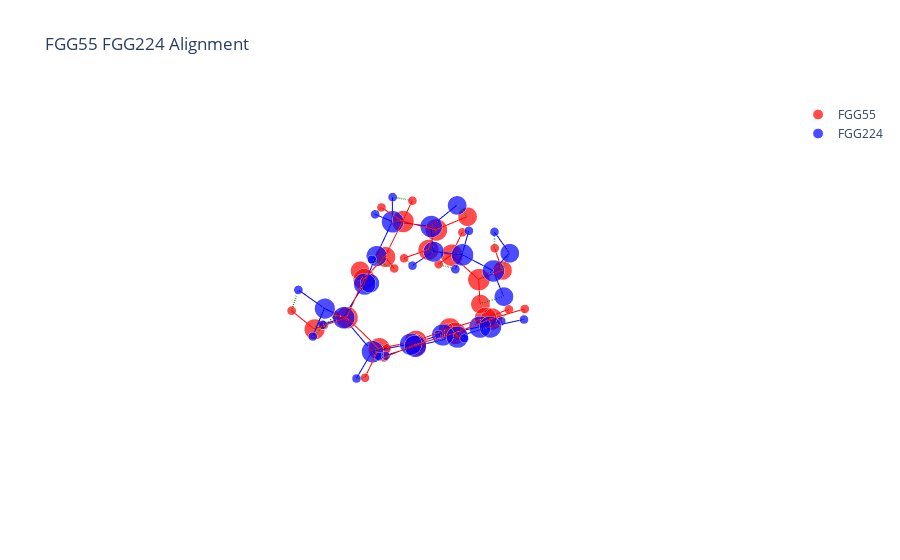

Write notebook code for a chart like this one.
### Code cell
molA = next(pybel.readfile("xyz", "../Data/FGG-Tripeptide/252_FGG55.xyz"))
molB = next(pybel.readfile("xyz", "../Data/FGG-Tripeptide/258_FGG224.xyz"))
X_A, T_A, B_A = otm.tl.process_molecule(molA) 
X_B, T_B, B_B = otm.tl.process_molecule(molB)
assignment = otmol_name_res['assignment'][5]
P = otm.tl.permutation_to_matrix(assignment)
X_B_aligned, _, _ = otm.tl.kabsch(X_A, X_B, P) 
print(otm.tl.root_mean_square_deviation(X_A, X_B_aligned[assignment]))
otm.pl.interactive_alignment_plot(X_A, X_B_aligned, T_A, T_B, B_A, B_B, assignment = assignment, nameA = 'FGG55', nameB = 'FGG224', save = False)

### Figure 1 — Plotly figure (JSON) as saved in the notebook; plotly's stock layout.template omitted (floating-point values rounded to 4 significant figures)
{"data": [{"marker": {"color": "red", "size": [13.2, 15.2, 13.2, 6.2, 15.2, 6.2, 6.2, 14.2, 6.2, 15.2, 13.2, 15.2, 6.2, 6.2, 14.2, 6.2, 15.2, 13.2, 15.2, 14.2, 6.2, 6.2, 6.2, 15.2, 6.2, 6.2, 15.2, 15.2, 6.2, 15.2, 6.2, 15.2, 6.2, 15.2, 6.2, 15.2, 6.2], "symbol": "circle"}, "mode": "markers", "name": "FGG55", "type": "scatter3d", "x": [-3.065, -3.029, -3.155, -2.99, -2.846, -2.855, -3.677, -1.595, -0.848, -1.402, -2.229, -0.085, -0.04, -0.075, 1.09, 1.478, 1.524, 0.952, 2.756, 3.482, 2.807, 3.863, 3.429, 2.321, 3.22, 1.634, 1.675, 2.433, 3.5, 1.834, 2.435, 0.465, -0.003, -0.297, -1.357, 0.307, -0.292], "y": [0.117, -0.032, 0.992, 0.658, -1.396, -2.147, -1.574, -1.507, -2.111, -0.89, -0.122, -1.219, -2.292, -0.686, -0.845, 0.078, -1.574, -2.605, -1.048, -2.091, -2.631, -2.746, -0.586, 0.033, 0.33, -0.418, 1.208, 2.027, 1.859, 3.059, 3.683, 3.291, 4.091, 2.499, 2.673, 1.462, 0.849], "z": [-2.327, -1.129, -0.274, 0.642, -0.469, -1.251, 0.217, 0.261, -0.072, 1.437, 1.947, 2.128, 2.315, 3.073, 1.364, 1.493, 0.311, -0.059, -0.42, -1.123, -1.655, -0.45, 0.305, -1.427, -1.968, -2.147, -0.752, 0.094, 0.183, 0.815, 1.463, 0.69, 1.247, -0.168, -0.283, -0.879, -1.543]}, {"marker": {"color": "blue", "size": [13.2, 15.2, 13.2, 6.2, 15.2, 6.2, 6.2, 14.2, 6.2, 15.2, 13.2, 15.2, 6.2, 6.2, 14.2, 6.2, 15.2, 13.2, 15.2, 14.2, 6.2, 6.2, 6.2, 15.2, 6.2, 6.2, 15.2, 15.2, 6.2, 15.2, 6.2, 15.2, 6.2, 15.2, 6.2, 15.2, 6.2], "symbol": "circle"}, "mode": "markers", "name": "FGG224", "type": "scatter3d", "x": [-3.351, -3.181, -3.13, -2.903, -3.02, -3.8, -3.14, -1.723, -1.046, -1.403, -2.131, -0.08682, 0.04186, -0.1697, 1.08, 1.747, 1.387, 0.6425, 2.727, 3.604, 3.954, 4.416, 3.113, 2.494, 1.948, 3.472, 1.737, 0.3841, -0.1034, -0.3386, -1.376, 0.2841, -0.277, 1.632, 2.125, 2.353, 3.404], "y": [1.059, 0.5414, 1.251, 0.6425, -0.9646, -1.327, -1.424, -1.347, -1.847, -1.157, -0.5574, -1.782, -1.541, -2.864, -1.332, -0.6964, -1.769, -2.488, -1.3, -0.8926, -1.712, -0.4154, -2.139, -0.1276, -0.5187, 0.2015, 1.024, 1.21, 0.5359, 2.265, 2.406, 3.14, 3.955, 2.97, 3.656, 1.924, 1.812], "z": [-1.593, -0.5127, 0.6174, 1.363, -0.3401, 0.3321, -1.314, 0.1898, -0.386, 1.476, 2.281, 1.918, 2.967, 1.805, 1.188, 1.606, -0.04454, -0.7224, -0.5811, 0.5147, 0.9996, 0.1406, -1.167, -1.551, -2.41, -1.911, -0.9519, -1.258, -1.952, -0.7027, -0.9692, 0.1853, 0.6209, 0.4956, 1.171, -0.07535, 0.1585]}, {"line": {"color": "red", "width": 2}, "mode": "lines", "showlegend": false, "type": "scatter3d", "x": [-3.065, -3.029], "y": [0.117, -0.032], "z": [-2.327, -1.129]}, {"line": {"color": "red", "width": 2}, "mode": "lines", "showlegend": false, "type": "scatter3d", "x": [-3.029, -3.155], "y": [-0.032, 0.992], "z": [-1.129, -0.274]}, {"line": {"color": "red", "width": 2}, "mode": "lines", "showlegend": false, "type": "scatter3d", "x": [-3.029, -2.846], "y": [-0.032, -1.396], "z": [-1.129, -0.469]}, {"line": {"color": "red", "width": 2}, "mode": "lines", "showlegend": false, "type": "scatter3d", "x": [-3.155, -2.99], "y": [0.992, 0.658], "z": [-0.274, 0.642]}, {"line": {"color": "red", "width": 2}, "mode": "lines", "showlegend": false, "type": "scatter3d", "x": [-2.846, -2.855], "y": [-1.396, -2.147], "z": [-0.469, -1.251]}, {"line": {"color": "red", "width": 2}, "mode": "lines", "showlegend": false, "type": "scatter3d", "x": [-2.846, -3.677], "y": [-1.396, -1.574], "z": [-0.469, 0.217]}, {"line": {"color": "red", "width": 2}, "mode": "lines", "showlegend": false, "type": "scatter3d", "x": [-2.846, -1.595], "y": [-1.396, -1.507], "z": [-0.469, 0.261]}, {"line": {"color": "red", "width": 2}, "mode": "lines", "showlegend": false, "type": "scatter3d", "x": [-1.595, -0.848], "y": [-1.507, -2.111], "z": [0.261, -0.072]}, {"line": {"color": "red", "width": 2}, "mode": "lines", "showlegend": false, "type": "scatter3d", "x": [-1.595, -1.402], "y": [-1.507, -0.89], "z": [0.261, 1.437]}, {"line": {"color": "red", "width": 2}, "mode": "lines", "showlegend": false, "type": "scatter3d", "x": [-1.402, -2.229], "y": [-0.89, -0.122], "z": [1.437, 1.947]}, {"line": {"color": "red", "width": 2}, "mode": "lines", "showlegend": false, "type": "scatter3d", "x": [-1.402, -0.085], "y": [-0.89, -1.219], "z": [1.437, 2.128]}, {"line": {"color": "red", "width": 2}, "mode": "lines", "showlegend": false, "type": "scatter3d", "x": [-0.085, -0.04], "y": [-1.219, -2.292], "z": [2.128, 2.315]}, {"line": {"color": "red", "width": 2}, "mode": "lines", "showlegend": false, "type": "scatter3d", "x": [-0.085, -0.075], "y": [-1.219, -0.686], "z": [2.128, 3.073]}, {"line": {"color": "red", "width": 2}, "mode": "lines", "showlegend": false, "type": "scatter3d", "x": [-0.085, 1.09], "y": [-1.219, -0.845], "z": [2.128, 1.364]}, {"line": {"color": "red", "width": 2}, "mode": "lines", "showlegend": false, "type": "scatter3d", "x": [1.09, 1.478], "y": [-0.845, 0.078], "z": [1.364, 1.493]}, {"line": {"color": "red", "width": 2}, "mode": "lines", "showlegend": false, "type": "scatter3d", "x": [1.09, 1.524], "y": [-0.845, -1.574], "z": [1.364, 0.311]}, {"line": {"color": "red", "width": 2}, "mode": "lines", "showlegend": false, "type": "scatter3d", "x": [1.524, 0.952], "y": [-1.574, -2.605], "z": [0.311, -0.059]}, {"line": {"color": "red", "width": 2}, "mode": "lines", "showlegend": false, "type": "scatter3d", "x": [1.524, 2.756], "y": [-1.574, -1.048], "z": [0.311, -0.42]}, {"line": {"color": "red", "width": 2}, "mode": "lines", "showlegend": false, "type": "scatter3d", "x": [2.756, 3.482], "y": [-1.048, -2.091], "z": [-0.42, -1.123]}, {"line": {"color": "red", "width": 2}, "mode": "lines", "showlegend": false, "type": "scatter3d", "x": [2.756, 3.429], "y": [-1.048, -0.586], "z": [-0.42, 0.305]}, {"line": {"color": "red", "width": 2}, "mode": "lines", "showlegend": false, "type": "scatter3d", "x": [2.756, 2.321], "y": [-1.048, 0.033], "z": [-0.42, -1.427]}, {"line": {"color": "red", "width": 2}, "mode": "lines", "showlegend": false, "type": "scatter3d", "x": [3.482, 2.807], "y": [-2.091, -2.631], "z": [-1.123, -1.655]}, {"line": {"color": "red", "width": 2}, "mode": "lines", "showlegend": false, "type": "scatter3d", "x": [3.482, 3.863], "y": [-2.091, -2.746], "z": [-1.123, -0.45]}, {"line": {"color": "red", "width": 2}, "mode": "lines", "showlegend": false, "type": "scatter3d", "x": [2.321, 3.22], "y": [0.033, 0.33], "z": [-1.427, -1.968]}, {"line": {"color": "red", "width": 2}, "mode": "lines", "showlegend": false, "type": "scatter3d", "x": [2.321, 1.634], "y": [0.033, -0.418], "z": [-1.427, -2.147]}, {"line": {"color": "red", "width": 2}, "mode": "lines", "showlegend": false, "type": "scatter3d", "x": [2.321, 1.675], "y": [0.033, 1.208], "z": [-1.427, -0.752]}, {"line": {"color": "red", "width": 2}, "mode": "lines", "showlegend": false, "type": "scatter3d", "x": [1.675, 2.433], "y": [1.208, 2.027], "z": [-0.752, 0.094]}, {"line": {"color": "red", "width": 2}, "mode": "lines", "showlegend": false, "type": "scatter3d", "x": [1.675, 0.307], "y": [1.208, 1.462], "z": [-0.752, -0.879]}, {"line": {"color": "red", "width": 2}, "mode": "lines", "showlegend": false, "type": "scatter3d", "x": [2.433, 3.5], "y": [2.027, 1.859], "z": [0.094, 0.183]}, {"line": {"color": "red", "width": 2}, "mode": "lines", "showlegend": false, "type": "scatter3d", "x": [2.433, 1.834], "y": [2.027, 3.059], "z": [0.094, 0.815]}, {"line": {"color": "red", "width": 2}, "mode": "lines", "showlegend": false, "type": "scatter3d", "x": [1.834, 2.435], "y": [3.059, 3.683], "z": [0.815, 1.463]}, {"line": {"color": "red", "width": 2}, "mode": "lines", "showlegend": false, "type": "scatter3d", "x": [1.834, 0.465], "y": [3.059, 3.291], "z": [0.815, 0.69]}, {"line": {"color": "red", "width": 2}, "mode": "lines", "showlegend": false, "type": "scatter3d", "x": [0.465, -0.003], "y": [3.291, 4.091], "z": [0.69, 1.247]}, {"line": {"color": "red", "width": 2}, "mode": "lines", "showlegend": false, "type": "scatter3d", "x": [0.465, -0.297], "y": [3.291, 2.499], "z": [0.69, -0.168]}, {"line": {"color": "red", "width": 2}, "mode": "lines", "showlegend": false, "type": "scatter3d", "x": [-0.297, -1.357], "y": [2.499, 2.673], "z": [-0.168, -0.283]}, {"line": {"color": "red", "width": 2}, "mode": "lines", "showlegend": false, "type": "scatter3d", "x": [-0.297, 0.307], "y": [2.499, 1.462], "z": [-0.168, -0.879]}, {"line": {"color": "red", "width": 2}, "mode": "lines", "showlegend": false, "type": "scatter3d", "x": [0.307, -0.292], "y": [1.462, 0.849], "z": [-0.879, -1.543]}, {"line": {"color": "blue", "width": 2}, "mode": "lines", "showlegend": false, "type": "scatter3d", "x": [-3.351, -3.181], "y": [1.059, 0.5414], "z": [-1.593, -0.5127]}, {"line": {"color": "blue", "width": 2}, "mode": "lines", "showlegend": false, "type": "scatter3d", "x": [-3.181, -3.13], "y": [0.5414, 1.251], "z": [-0.5127, 0.6174]}, {"line": {"color": "blue", "width": 2}, "mode": "lines", "showlegend": false, "type": "scatter3d", "x": [-3.181, -3.02], "y": [0.5414, -0.9646], "z": [-0.5127, -0.3401]}, {"line": {"color": "blue", "width": 2}, "mode": "lines", "showlegend": false, "type": "scatter3d", "x": [-3.13, -2.903], "y": [1.251, 0.6425], "z": [0.6174, 1.363]}, {"line": {"color": "blue", "width": 2}, "mode": "lines", "showlegend": false, "type": "scatter3d", "x": [-3.02, -3.8], "y": [-0.9646, -1.327], "z": [-0.3401, 0.3321]}, {"line": {"color": "blue", "width": 2}, "mode": "lines", "showlegend": false, "type": "scatter3d", "x": [-3.02, -3.14], "y": [-0.9646, -1.424], "z": [-0.3401, -1.314]}, {"line": {"color": "blue", "width": 2}, "mode": "lines", "showlegend": false, "type": "scatter3d", "x": [-3.02, -1.723], "y": [-0.9646, -1.347], "z": [-0.3401, 0.1898]}, {"line": {"color": "blue", "width": 2}, "mode": "lines", "showlegend": false, "type": "scatter3d", "x": [-1.723, -1.046], "y": [-1.347, -1.847], "z": [0.1898, -0.386]}, {"line": {"color": "blue", "width": 2}, "mode": "lines", "showlegend": false, "type": "scatter3d", "x": [-1.723, -1.403], "y": [-1.347, -1.157], "z": [0.1898, 1.476]}, {"line": {"color": "blue", "width": 2}, "mode": "lines", "showlegend": false, "type": "scatter3d", "x": [-1.403, -2.131], "y": [-1.157, -0.5574], "z": [1.476, 2.281]}, {"line": {"color": "blue", "width": 2}, "mode": "lines", "showlegend": false, "type": "scatter3d", "x": [-1.403, -0.08682], "y": [-1.157, -1.782], "z": [1.476, 1.918]}, {"line": {"color": "blue", "width": 2}, "mode": "lines", "showlegend": false, "type": "scatter3d", "x": [-0.08682, 0.04186], "y": [-1.782, -1.541], "z": [1.918, 2.967]}, {"line": {"color": "blue", "width": 2}, "mode": "lines", "showlegend": false, "type": "scatter3d", "x": [-0.08682, -0.1697], "y": [-1.782, -2.864], "z": [1.918, 1.805]}, {"line": {"color": "blue", "width": 2}, "mode": "lines", "showlegend": false, "type": "scatter3d", "x": [-0.08682, 1.08], "y": [-1.782, -1.332], "z": [1.918, 1.188]}, {"line": {"color": "blue", "width": 2}, "mode": "lines", "showlegend": false, "type": "scatter3d", "x": [1.08, 1.747], "y": [-1.332, -0.6964], "z": [1.188, 1.606]}, {"line": {"color": "blue", "width": 2}, "mode": "lines", "showlegend": false, "type": "scatter3d", "x": [1.08, 1.387], "y": [-1.332, -1.769], "z": [1.188, -0.04454]}, {"line": {"color": "blue", "width": 2}, "mode": "lines", "showlegend": false, "type": "scatter3d", "x": [1.387, 0.6425], "y": [-1.769, -2.488], "z": [-0.04454, -0.7224]}, {"line": {"color": "blue", "width": 2}, "mode": "lines", "showlegend": false, "type": "scatter3d", "x": [1.387, 2.727], "y": [-1.769, -1.3], "z": [-0.04454, -0.5811]}, {"line": {"color": "blue", "width": 2}, "mode": "lines", "showlegend": false, "type": "scatter3d", "x": [2.727, 3.604], "y": [-1.3, -0.8926], "z": [-0.5811, 0.5147]}, {"line": {"color": "blue", "width": 2}, "mode": "lines", "showlegend": false, "type": "scatter3d", "x": [2.727, 3.113], "y": [-1.3, -2.139], "z": [-0.5811, -1.167]}, {"line": {"color": "blue", "width": 2}, "mode": "lines", "showlegend": false, "type": "scatter3d", "x": [2.727, 2.494], "y": [-1.3, -0.1276], "z": [-0.5811, -1.551]}, {"line": {"color": "blue", "width": 2}, "mode": "lines", "showlegend": false, "type": "scatter3d", "x": [3.604, 3.954], "y": [-0.8926, -1.712], "z": [0.5147, 0.9996]}, {"line": {"color": "blue", "width": 2}, "mode": "lines", "showlegend": false, "type": "scatter3d", "x": [3.604, 4.416], "y": [-0.8926, -0.4154], "z": [0.5147, 0.1406]}, {"line": {"color": "blue", "width": 2}, "mode": "lines", "showlegend": false, "type": "scatter3d", "x": [2.494, 1.948], "y": [-0.1276, -0.5187], "z": [-1.551, -2.41]}, {"line": {"color": "blue", "width": 2}, "mode": "lines", "showlegend": false, "type": "scatter3d", "x": [2.494, 3.472], "y": [-0.1276, 0.2015], "z": [-1.551, -1.911]}, {"line": {"color": "blue", "width": 2}, "mode": "lines", "showlegend": false, "type": "scatter3d", "x": [2.494, 1.737], "y": [-0.1276, 1.024], "z": [-1.551, -0.9519]}, {"line": {"color": "blue", "width": 2}, "mode": "lines", "showlegend": false, "type": "scatter3d", "x": [1.737, 0.3841], "y": [1.024, 1.21], "z": [-0.9519, -1.258]}, {"line": {"color": "blue", "width": 2}, "mode": "lines", "showlegend": false, "type": "scatter3d", "x": [1.737, 2.353], "y": [1.024, 1.924], "z": [-0.9519, -0.07535]}, {"line": {"color": "blue", "width": 2}, "mode": "lines", "showlegend": false, "type": "scatter3d", "x": [0.3841, -0.1034], "y": [1.21, 0.5359], "z": [-1.258, -1.952]}, {"line": {"color": "blue", "width": 2}, "mode": "lines", "showlegend": false, "type": "scatter3d", "x": [0.3841, -0.3386], "y": [1.21, 2.265], "z": [-1.258, -0.7027]}, {"line": {"color": "blue", "width": 2}, "mode": "lines", "showlegend": false, "type": "scatter3d", "x": [-0.3386, -1.376], "y": [2.265, 2.406], "z": [-0.7027, -0.9692]}, {"line": {"color": "blue", "width": 2}, "mode": "lines", "showlegend": false, "type": "scatter3d", "x": [-0.3386, 0.2841], "y": [2.265, 3.14], "z": [-0.7027, 0.1853]}, {"line": {"color": "blue", "width": 2}, "mode": "lines", "showlegend": false, "type": "scatter3d", "x": [0.2841, -0.277], "y": [3.14, 3.955], "z": [0.1853, 0.6209]}, {"line": {"color": "blue", "width": 2}, "mode": "lines", "showlegend": false, "type": "scatter3d", "x": [0.2841, 1.632], "y": [3.14, 2.97], "z": [0.1853, 0.4956]}, {"line": {"color": "blue", "width": 2}, "mode": "lines", "showlegend": false, "type": "scatter3d", "x": [1.632, 2.125], "y": [2.97, 3.656], "z": [0.4956, 1.171]}, {"line": {"color": "blue", "width": 2}, "mode": "lines", "showlegend": false, "type": "scatter3d", "x": [1.632, 2.353], "y": [2.97, 1.924], "z": [0.4956, -0.07535]}, {"line": {"color": "blue", "width": 2}, "mode": "lines", "showlegend": false, "type": "scatter3d", "x": [2.353, 3.404], "y": [1.924, 1.812], "z": [-0.07535, 0.1585]}, {"line": {"color": "green", "dash": "longdash", "width": 3}, "mode": "lines", "showlegend": false, "type": "scatter3d", "x": [-3.065, -3.351], "y": [0.117, 1.059], "z": [-2.327, -1.593]}, {"line": {"color": "green", "dash": "longdash", "width": 3}, "mode": "lines", "showlegend": false, "type": "scatter3d", "x": [-3.029, -3.181], "y": [-0.032, 0.5414], "z": [-1.129, -0.5127]}, {"line": {"color": "green", "dash": "longdash", "width": 3}, "mode": "lines", "showlegend": false, "type": "scatter3d", "x": [-3.155, -3.13], "y": [0.992, 1.251], "z": [-0.274, 0.6174]}, {"line": {"color": "green", "dash": "longdash", "width": 3}, "mode": "lines", "showlegend": false, "type": "scatter3d", "x": [-2.99, -2.903], "y": [0.658, 0.6425], "z": [0.642, 1.363]}, {"line": {"color": "green", "dash": "longdash", "width": 3}, "mode": "lines", "showlegend": false, "type": "scatter3d", "x": [-2.846, -3.02], "y": [-1.396, -0.9646], "z": [-0.469, -0.3401]}, {"line": {"color": "green", "dash": "longdash", "width": 3}, "mode": "lines", "showlegend": false, "type": "scatter3d", "x": [-2.855, -3.14], "y": [-2.147, -1.424], "z": [-1.251, -1.314]}, {"line": {"color": "green", "dash": "longdash", "width": 3}, "mode": "lines", "showlegend": false, "type": "scatter3d", "x": [-3.677, -3.8], "y": [-1.574, -1.327], "z": [0.217, 0.3321]}, {"line": {"color": "green", "dash": "longdash", "width": 3}, "mode": "lines", "showlegend": false, "type": "scatter3d", "x": [-1.595, -1.723], "y": [-1.507, -1.347], "z": [0.261, 0.1898]}, {"line": {"color": "green", "dash": "longdash", "width": 3}, "mode": "lines", "showlegend": false, "type": "scatter3d", "x": [-0.848, -1.046], "y": [-2.111, -1.847], "z": [-0.072, -0.386]}, {"line": {"color": "green", "dash": "longdash", "width": 3}, "mode": "lines", "showlegend": false, "type": "scatter3d", "x": [-1.402, -1.403], "y": [-0.89, -1.157], "z": [1.437, 1.476]}, {"line": {"color": "green", "dash": "longdash", "width": 3}, "mode": "lines", "showlegend": false, "type": "scatter3d", "x": [-2.229, -2.131], "y": [-0.122, -0.5574], "z": [1.947, 2.281]}, {"line": {"color": "green", "dash": "longdash", "width": 3}, "mode": "lines", "showlegend": false, "type": "scatter3d", "x": [-0.085, -0.08682], "y": [-1.219, -1.782], "z": [2.128, 1.918]}, {"line": {"color": "green", "dash": "longdash", "width": 3}, "mode": "lines", "showlegend": false, "type": "scatter3d", "x": [-0.04, -0.1697], "y": [-2.292, -2.864], "z": [2.315, 1.805]}, {"line": {"color": "green", "dash": "longdash", "width": 3}, "mode": "lines", "showlegend": false, "type": "scatter3d", "x": [-0.075, 0.04186], "y": [-0.686, -1.541], "z": [3.073, 2.967]}, {"line": {"color": "green", "dash": "longdash", "width": 3}, "mode": "lines", "showlegend": false, "type": "scatter3d", "x": [1.09, 1.08], "y": [-0.845, -1.332], "z": [1.364, 1.188]}, {"line": {"color": "green", "dash": "longdash", "width": 3}, "mode": "lines", "showlegend": false, "type": "scatter3d", "x": [1.478, 1.747], "y": [0.078, -0.6964], "z": [1.493, 1.606]}, {"line": {"color": "green", "dash": "longdash", "width": 3}, "mode": "lines", "showlegend": false, "type": "scatter3d", "x": [1.524, 1.387], "y": [-1.574, -1.769], "z": [0.311, -0.04454]}, {"line": {"color": "green", "dash": "longdash", "width": 3}, "mode": "lines", "showlegend": false, "type": "scatter3d", "x": [0.952, 0.6425], "y": [-2.605, -2.488], "z": [-0.059, -0.7224]}, {"line": {"color": "green", "dash": "longdash", "width": 3}, "mode": "lines", "showlegend": false, "type": "scatter3d", "x": [2.756, 2.727], "y": [-1.048, -1.3], "z": [-0.42, -0.5811]}, {"line": {"color": "green", "dash": "longdash", "width": 3}, "mode": "lines", "showlegend": false, "type": "scatter3d", "x": [3.482, 3.604], "y": [-2.091, -0.8926], "z": [-1.123, 0.5147]}, {"line": {"color": "green", "dash": "longdash", "width": 3}, "mode": "lines", "showlegend": false, "type": "scatter3d", "x": [2.807, 3.113], "y": [-2.631, -2.139], "z": [-1.655, -1.167]}, {"line": {"color": "green", "dash": "longdash", "width": 3}, "mode": "lines", "showlegend": false, "type": "scatter3d", "x": [3.863, 3.954], "y": [-2.746, -1.712], "z": [-0.45, 0.9996]}, {"line": {"color": "green", "dash": "longdash", "width": 3}, "mode": "lines", "showlegend": false, "type": "scatter3d", "x": [3.429, 4.416], "y": [-0.586, -0.4154], "z": [0.305, 0.1406]}, {"line": {"color": "green", "dash": "longdash", "width": 3}, "mode": "lines", "showlegend": false, "type": "scatter3d", "x": [2.321, 2.494], "y": [0.033, -0.1276], "z": [-1.427, -1.551]}, {"line": {"color": "green", "dash": "longdash", "width": 3}, "mode": "lines", "showlegend": false, "type": "scatter3d", "x": [3.22, 3.472], "y": [0.33, 0.2015], "z": [-1.968, -1.911]}, {"line": {"color": "green", "dash": "longdash", "width": 3}, "mode": "lines", "showlegend": false, "type": "scatter3d", "x": [1.634, 1.948], "y": [-0.418, -0.5187], "z": [-2.147, -2.41]}, {"line": {"color": "green", "dash": "longdash", "width": 3}, "mode": "lines", "showlegend": false, "type": "scatter3d", "x": [1.675, 1.737], "y": [1.208, 1.024], "z": [-0.752, -0.9519]}, {"line": {"color": "green", "dash": "longdash", "width": 3}, "mode": "lines", "showlegend": false, "type": "scatter3d", "x": [2.433, 2.353], "y": [2.027, 1.924], "z": [0.094, -0.07535]}, {"line": {"color": "green", "dash": "longdash", "width": 3}, "mode": "lines", "showlegend": false, "type": "scatter3d", "x": [3.5, 3.404], "y": [1.859, 1.812], "z": [0.183, 0.1585]}, {"line": {"color": "green", "dash": "longdash", "width": 3}, "mode": "lines", "showlegend": false, "type": "scatter3d", "x": [1.834, 1.632], "y": [3.059, 2.97], "z": [0.815, 0.4956]}, {"line": {"color": "green", "dash": "longdash", "width": 3}, "mode": "lines", "showlegend": false, "type": "scatter3d", "x": [2.435, 2.125], "y": [3.683, 3.656], "z": [1.463, 1.171]}, {"line": {"color": "green", "dash": "longdash", "width": 3}, "mode": "lines", "showlegend": false, "type": "scatter3d", "x": [0.465, 0.2841], "y": [3.291, 3.14], "z": [0.69, 0.1853]}, {"line": {"color": "green", "dash": "longdash", "width": 3}, "mode": "lines", "showlegend": false, "type": "scatter3d", "x": [-0.003, -0.277], "y": [4.091, 3.955], "z": [1.247, 0.6209]}, {"line": {"color": "green", "dash": "longdash", "width": 3}, "mode": "lines", "showlegend": false, "type": "scatter3d", "x": [-0.297, -0.3386], "y": [2.499, 2.265], "z": [-0.168, -0.7027]}, {"line": {"color": "green", "dash": "longdash", "width": 3}, "mode": "lines", "showlegend": false, "type": "scatter3d", "x": [-1.357, -1.376], "y": [2.673, 2.406], "z": [-0.283, -0.9692]}, {"line": {"color": "green", "dash": "longdash", "width": 3}, "mode": "lines", "showlegend": false, "type": "scatter3d", "x": [0.307, 0.3841], "y": [1.462, 1.21], "z": [-0.879, -1.258]}, {"line": {"color": "green", "dash": "longdash", "width": 3}, "mode": "lines", "showlegend": false, "type": "scatter3d", "x": [-0.292, -0.1034], "y": [0.849, 0.5359], "z": [-1.543, -1.952]}], "layout": {"scene": {"aspectmode": "data", "xaxis": {"title": {"text": "X"}, "visible": false}, "yaxis": {"title": {"text": "Y"}, "visible": false}, "zaxis": {"title": {"text": "Z"}, "visible": false}}, "showlegend": true, "title": {"text": "FGG55 FGG224 Alignment"}}}
